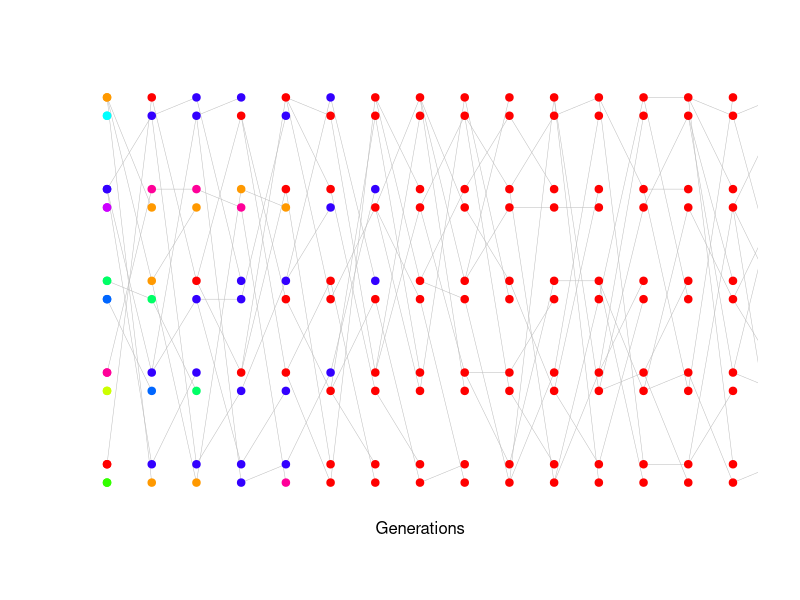
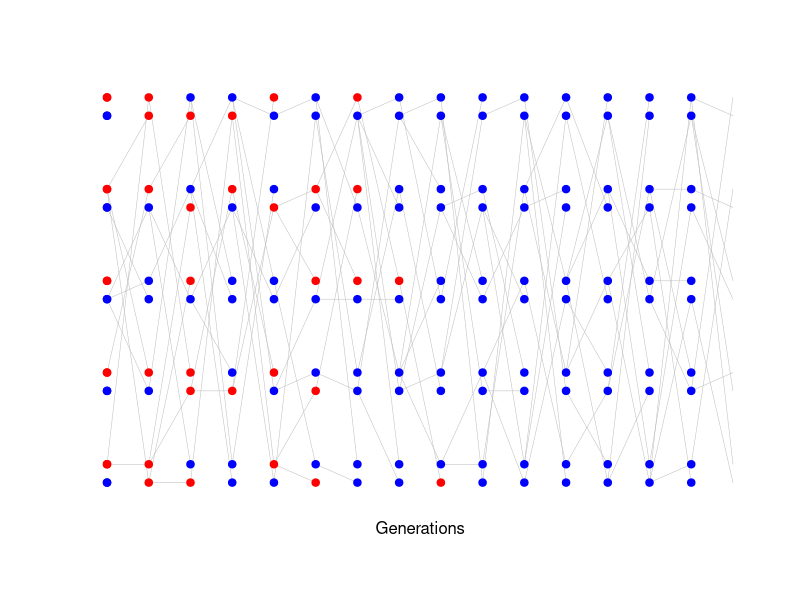
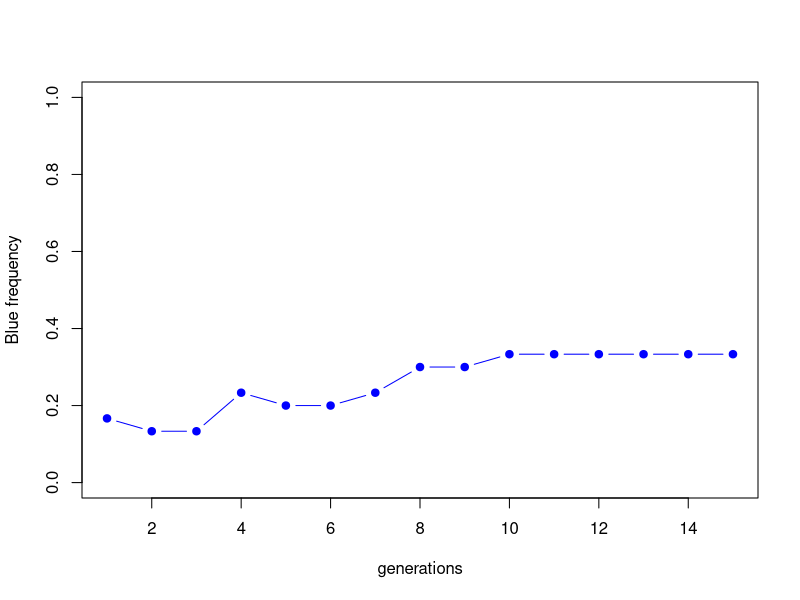
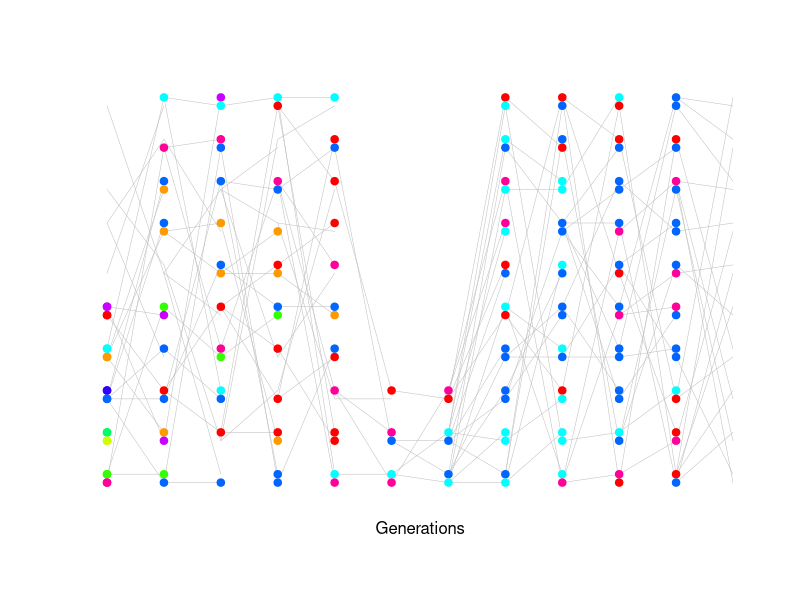

The R source for these figures, in order: (Note: this script raises an error after producing the figures.)
png(file="~/Dropbox/Courses/PBGG_Core/Popgen_teaching_Notes/Figs/Loss_of_het_2.png",width = 800, height = 400)
N<-5
num.gens<-15
offset<-0.1
plot(c(1,num.gens),c(1,N)+c(-offset,offset),type="n",axes=FALSE,xlab="",ylab="")
mtext(side=1,line=1,"Generations")
 my.cols<-sample(rainbow(2*N))
 
	points(rep(1,N),1:N+offset, pch=19,cex=1,col=my.cols[(1:N)*2])
 points(rep(1,N),1:N-offset, pch=19,cex=1,col=my.cols[(1:N)*2-1])

for(i in 1:num.gens){
 new.cols<-rep("black",2*N)

 for(ind in 1:N){
		par<-sample(1:N,2,replace=FALSE)

		which.allele<-sample(c(-1,1),1)
		lines(c(i,i+1), c(par[1]+which.allele*offset,ind-offset),col="grey",lwd=0.5)
		new.cols[2*ind-1]<- my.cols[2*par[1] +ifelse(which.allele==1,0,-1)]

		which.allele<-sample(c(-1,1),1)
		lines(c(i,i+1), c(par[2]+which.allele*offset,ind+offset),col="grey",lwd=0.5)
		new.cols[2*ind]<- my.cols[2*par[2] +ifelse(which.allele==1,0,-1)]

	}
	
 
 points(rep(i,N),1:N+offset, pch=19,cex=1,col=my.cols[(1:N)*2])
 points(rep(i,N),1:N-offset, pch=19,cex=1,col=my.cols[(1:N)*2-1])
 my.cols<-new.cols

}

dev.off()



png(file="~/Dropbox/Courses/PBGG_Core/Popgen_teaching_Notes/Figs/Loss_of_het_2_alleles.png",width = 800, height = 400)
N<-5
num.gens<-15
offset<-0.1
plot(c(1,num.gens+1),c(1,N)+c(-offset,offset),type="n",axes=FALSE,xlab="",ylab="")
mtext(side=1,line=1,"Generations")
 my.cols<-  rep(c("blue","red"),N)  # sample(rep(c("blue","red"),N), size=2*N)
 
	points(rep(1,N),1:N+offset, pch=19,cex=1,col=my.cols[(1:N)*2])
 points(rep(1,N),1:N-offset, pch=19,cex=1,col=my.cols[(1:N)*2-1])
my.freq<-numeric()
for(i in 1:num.gens){
 new.cols<-rep("black",2*N)

 for(ind in 1:N){
		par<-sample(1:N,2,replace=FALSE)

		which.allele<-sample(c(-1,1),1)
		lines(c(i,i+1), c(par[1]+which.allele*offset,ind-offset),col="grey",lwd=0.5)
		new.cols[2*ind-1]<- my.cols[2*par[1] +ifelse(which.allele==1,0,-1)]

		which.allele<-sample(c(-1,1),1)
		lines(c(i,i+1), c(par[2]+which.allele*offset,ind+offset),col="grey",lwd=0.5)
		new.cols[2*ind]<- my.cols[2*par[2] +ifelse(which.allele==1,0,-1)]

	}
	
my.freq<- c(my.freq,sum(my.cols=="blue"))
 points(rep(i,N),1:N+offset, pch=19,cex=1,col=my.cols[(1:N)*2])
 points(rep(i,N),1:N-offset, pch=19,cex=1,col=my.cols[(1:N)*2-1])
 my.cols<-new.cols

}
 plot(my.freq/(2*15),ylim=c(0,1),type="b",col="blue",pch=19,xlab="generations",ylab="Blue frequency")

#dev.copy2pdf(file="~/Dropbox/Courses/PBGG_Core/Popgen_teaching_Notes/Figs/Loss_of_het_2_alleles_3.pdf")



N.vec<-c(rep(10,5),rep(3,2),rep(10,5))
num.gens<-length(N.vec)
offset<-0.1
plot(c(1,num.gens),c(1,max(N.vec))+c(-offset,offset),type="n",axes=FALSE,xlab="",ylab="")
mtext(side=1,line=1,"Generations")
 my.cols<-sample(rainbow(2*N))
 
N <-N.vec[1]
	points(rep(1,N),1:N+offset, pch=19,cex=1,col=my.cols[(1:N)*2])
 points(rep(1,N),1:N-offset, pch=19,cex=1,col=my.cols[(1:N)*2-1])

for(i in 1:num.gens){
	
N.new<-N.vec[i+1]
N.old<-N.vec[i]

 new.cols<-rep("black",2*N.new)

 for(ind in 1:N.new){
		par<-sample(1:N.old,2,replace=FALSE)

		which.allele<-sample(c(-1,1),1)
		lines(c(i,i+1), c(par[1]+which.allele*offset,ind-offset),col="grey",lwd=0.5)
		new.cols[2*ind-1]<- my.cols[2*par[1] +ifelse(which.allele==1,0,-1)]

		which.allele<-sample(c(-1,1),1)
		lines(c(i,i+1), c(par[2]+which.allele*offset,ind+offset),col="grey",lwd=0.5)
		new.cols[2*ind]<- my.cols[2*par[2] +ifelse(which.allele==1,0,-1)]

	}
	
 
 points(rep(i,N.old),1:N.old+offset, pch=19,cex=1,col=my.cols[(1:N)*2])
 points(rep(i,N.old),1:N.old-offset, pch=19,cex=1,col=my.cols[(1:N)*2-1])
 my.cols<-new.cols

}
